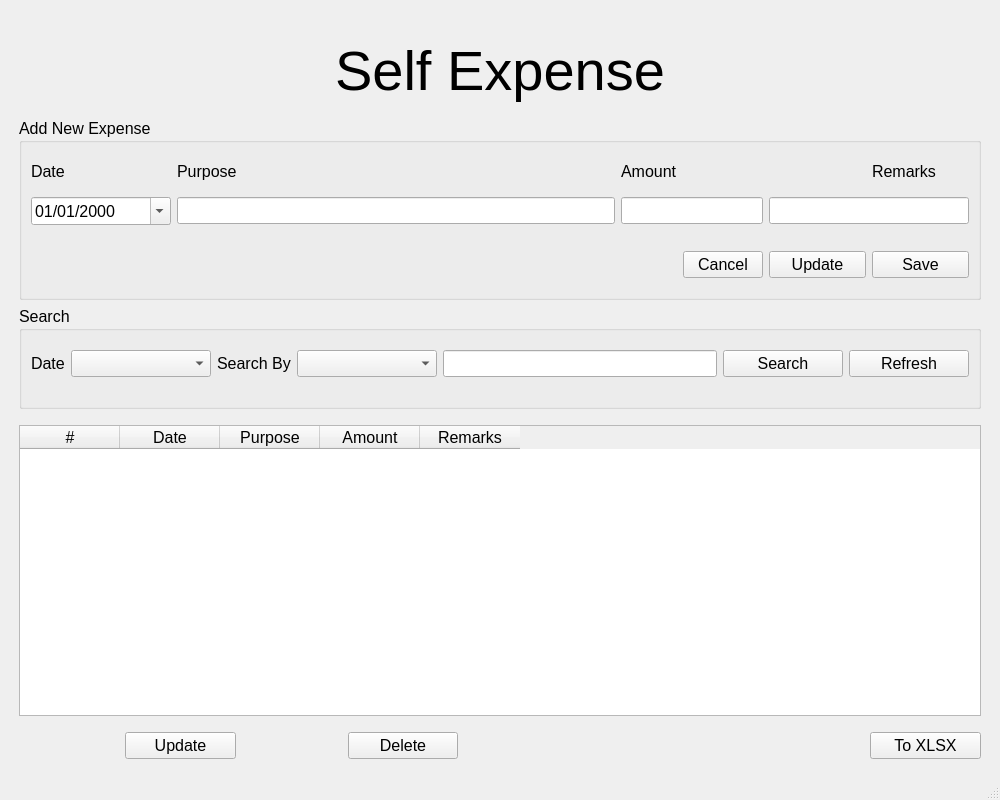
<?xml version="1.0" encoding="UTF-8"?>
<ui version="4.0">
 <class>MainWindow_self_expense</class>
 <widget class="QMainWindow" name="MainWindow_self_expense">
  <property name="geometry">
   <rect>
    <x>0</x>
    <y>0</y>
    <width>1000</width>
    <height>800</height>
   </rect>
  </property>
  <property name="windowTitle">
   <string>Self Expense</string>
  </property>
  <widget class="QWidget" name="centralwidget">
   <layout class="QGridLayout" name="gridLayout_3">
    <item row="0" column="0">
     <layout class="QGridLayout" name="gridLayout">
      <item row="9" column="7">
       <spacer name="horizontalSpacer_3">
        <property name="orientation">
         <enum>Qt::Horizontal</enum>
        </property>
        <property name="sizeType">
         <enum>QSizePolicy::Fixed</enum>
        </property>
        <property name="sizeHint" stdset="0">
         <size>
          <width>10</width>
          <height>20</height>
         </size>
        </property>
       </spacer>
      </item>
      <item row="9" column="3">
       <spacer name="horizontalSpacer_8">
        <property name="orientation">
         <enum>Qt::Horizontal</enum>
        </property>
        <property name="sizeType">
         <enum>QSizePolicy::Fixed</enum>
        </property>
        <property name="sizeHint" stdset="0">
         <size>
          <width>100</width>
          <height>20</height>
         </size>
        </property>
       </spacer>
      </item>
      <item row="9" column="6">
       <widget class="QPushButton" name="pushButton_xlsx">
        <property name="font">
         <font>
          <pointsize>12</pointsize>
         </font>
        </property>
        <property name="text">
         <string>To XLSX</string>
        </property>
       </widget>
      </item>
      <item row="9" column="1">
       <spacer name="horizontalSpacer_12">
        <property name="orientation">
         <enum>Qt::Horizontal</enum>
        </property>
        <property name="sizeType">
         <enum>QSizePolicy::Fixed</enum>
        </property>
        <property name="sizeHint" stdset="0">
         <size>
          <width>100</width>
          <height>20</height>
         </size>
        </property>
       </spacer>
      </item>
      <item row="9" column="2">
       <widget class="QPushButton" name="pushButton_update_2">
        <property name="font">
         <font>
          <pointsize>12</pointsize>
         </font>
        </property>
        <property name="text">
         <string>Update</string>
        </property>
       </widget>
      </item>
      <item row="8" column="2">
       <spacer name="verticalSpacer_10">
        <property name="orientation">
         <enum>Qt::Vertical</enum>
        </property>
        <property name="sizeType">
         <enum>QSizePolicy::Fixed</enum>
        </property>
        <property name="sizeHint" stdset="0">
         <size>
          <width>20</width>
          <height>10</height>
         </size>
        </property>
       </spacer>
      </item>
      <item row="9" column="5">
       <spacer name="horizontalSpacer_9">
        <property name="orientation">
         <enum>Qt::Horizontal</enum>
        </property>
        <property name="sizeType">
         <enum>QSizePolicy::Fixed</enum>
        </property>
        <property name="sizeHint" stdset="0">
         <size>
          <width>400</width>
          <height>20</height>
         </size>
        </property>
       </spacer>
      </item>
      <item row="3" column="2">
       <spacer name="verticalSpacer_2">
        <property name="orientation">
         <enum>Qt::Vertical</enum>
        </property>
        <property name="sizeType">
         <enum>QSizePolicy::Fixed</enum>
        </property>
        <property name="sizeHint" stdset="0">
         <size>
          <width>20</width>
          <height>10</height>
         </size>
        </property>
       </spacer>
      </item>
      <item row="0" column="2">
       <spacer name="verticalSpacer">
        <property name="orientation">
         <enum>Qt::Vertical</enum>
        </property>
        <property name="sizeType">
         <enum>QSizePolicy::Fixed</enum>
        </property>
        <property name="sizeHint" stdset="0">
         <size>
          <width>20</width>
          <height>10</height>
         </size>
        </property>
       </spacer>
      </item>
      <item row="1" column="0">
       <spacer name="horizontalSpacer_2">
        <property name="orientation">
         <enum>Qt::Horizontal</enum>
        </property>
        <property name="sizeType">
         <enum>QSizePolicy::Fixed</enum>
        </property>
        <property name="sizeHint" stdset="0">
         <size>
          <width>10</width>
          <height>20</height>
         </size>
        </property>
       </spacer>
      </item>
      <item row="9" column="4">
       <widget class="QPushButton" name="pushButton_delete">
        <property name="font">
         <font>
          <pointsize>12</pointsize>
         </font>
        </property>
        <property name="text">
         <string>Delete</string>
        </property>
       </widget>
      </item>
      <item row="6" column="2">
       <spacer name="verticalSpacer_7">
        <property name="orientation">
         <enum>Qt::Vertical</enum>
        </property>
        <property name="sizeType">
         <enum>QSizePolicy::Fixed</enum>
        </property>
        <property name="sizeHint" stdset="0">
         <size>
          <width>20</width>
          <height>10</height>
         </size>
        </property>
       </spacer>
      </item>
      <item row="10" column="2">
       <spacer name="verticalSpacer_11">
        <property name="orientation">
         <enum>Qt::Vertical</enum>
        </property>
        <property name="sizeType">
         <enum>QSizePolicy::Fixed</enum>
        </property>
        <property name="sizeHint" stdset="0">
         <size>
          <width>20</width>
          <height>10</height>
         </size>
        </property>
       </spacer>
      </item>
      <item row="2" column="1" colspan="6">
       <widget class="QLabel" name="label">
        <property name="font">
         <font>
          <pointsize>42</pointsize>
         </font>
        </property>
        <property name="text">
         <string>Self Expense</string>
        </property>
        <property name="alignment">
         <set>Qt::AlignCenter</set>
        </property>
       </widget>
      </item>
      <item row="4" column="1" colspan="6">
       <widget class="QGroupBox" name="groupBox">
        <property name="font">
         <font>
          <pointsize>12</pointsize>
         </font>
        </property>
        <property name="title">
         <string>Add New Expense</string>
        </property>
        <layout class="QGridLayout" name="gridLayout_2">
         <item row="1" column="0">
          <widget class="QLabel" name="label_2">
           <property name="font">
            <font>
             <pointsize>12</pointsize>
            </font>
           </property>
           <property name="text">
            <string>Date</string>
           </property>
          </widget>
         </item>
         <item row="4" column="0">
          <spacer name="horizontalSpacer_4">
           <property name="orientation">
            <enum>Qt::Horizontal</enum>
           </property>
           <property name="sizeType">
            <enum>QSizePolicy::Fixed</enum>
           </property>
           <property name="sizeHint" stdset="0">
            <size>
             <width>140</width>
             <height>20</height>
            </size>
           </property>
          </spacer>
         </item>
         <item row="5" column="6">
          <widget class="QPushButton" name="pushButton_save">
           <property name="font">
            <font>
             <pointsize>12</pointsize>
            </font>
           </property>
           <property name="text">
            <string>Save</string>
           </property>
          </widget>
         </item>
         <item row="2" column="1">
          <spacer name="verticalSpacer_4">
           <property name="orientation">
            <enum>Qt::Vertical</enum>
           </property>
           <property name="sizeType">
            <enum>QSizePolicy::Fixed</enum>
           </property>
           <property name="sizeHint" stdset="0">
            <size>
             <width>20</width>
             <height>10</height>
            </size>
           </property>
          </spacer>
         </item>
         <item row="3" column="5" colspan="2">
          <widget class="QLineEdit" name="lineEdit_remarks">
           <property name="font">
            <font>
             <pointsize>12</pointsize>
            </font>
           </property>
          </widget>
         </item>
         <item row="4" column="3">
          <spacer name="verticalSpacer_6">
           <property name="orientation">
            <enum>Qt::Vertical</enum>
           </property>
           <property name="sizeType">
            <enum>QSizePolicy::Fixed</enum>
           </property>
           <property name="sizeHint" stdset="0">
            <size>
             <width>20</width>
             <height>10</height>
            </size>
           </property>
          </spacer>
         </item>
         <item row="0" column="1">
          <spacer name="verticalSpacer_3">
           <property name="orientation">
            <enum>Qt::Vertical</enum>
           </property>
           <property name="sizeType">
            <enum>QSizePolicy::Fixed</enum>
           </property>
           <property name="sizeHint" stdset="0">
            <size>
             <width>20</width>
             <height>10</height>
            </size>
           </property>
          </spacer>
         </item>
         <item row="1" column="6">
          <widget class="QLabel" name="label_5">
           <property name="font">
            <font>
             <pointsize>12</pointsize>
            </font>
           </property>
           <property name="text">
            <string>Remarks</string>
           </property>
          </widget>
         </item>
         <item row="3" column="1" colspan="2">
          <widget class="QLineEdit" name="lineEdit_purpose">
           <property name="font">
            <font>
             <pointsize>12</pointsize>
            </font>
           </property>
          </widget>
         </item>
         <item row="1" column="3" colspan="2">
          <widget class="QLabel" name="label_4">
           <property name="font">
            <font>
             <pointsize>12</pointsize>
            </font>
           </property>
           <property name="text">
            <string>Amount</string>
           </property>
          </widget>
         </item>
         <item row="3" column="3" colspan="2">
          <widget class="QLineEdit" name="lineEdit_amount">
           <property name="font">
            <font>
             <pointsize>12</pointsize>
            </font>
           </property>
          </widget>
         </item>
         <item row="1" column="1" colspan="2">
          <widget class="QLabel" name="label_3">
           <property name="font">
            <font>
             <pointsize>12</pointsize>
            </font>
           </property>
           <property name="text">
            <string>Purpose</string>
           </property>
          </widget>
         </item>
         <item row="6" column="1">
          <spacer name="verticalSpacer_9">
           <property name="orientation">
            <enum>Qt::Vertical</enum>
           </property>
           <property name="sizeType">
            <enum>QSizePolicy::Fixed</enum>
           </property>
           <property name="sizeHint" stdset="0">
            <size>
             <width>20</width>
             <height>10</height>
            </size>
           </property>
          </spacer>
         </item>
         <item row="3" column="0">
          <widget class="QDateEdit" name="dateEdit_add">
           <property name="font">
            <font>
             <pointsize>12</pointsize>
            </font>
           </property>
           <property name="displayFormat">
            <string>dd/MM/yyyy</string>
           </property>
           <property name="calendarPopup">
            <bool>true</bool>
           </property>
          </widget>
         </item>
         <item row="4" column="1">
          <spacer name="horizontalSpacer_5">
           <property name="orientation">
            <enum>Qt::Horizontal</enum>
           </property>
           <property name="sizeType">
            <enum>QSizePolicy::Fixed</enum>
           </property>
           <property name="sizeHint" stdset="0">
            <size>
             <width>400</width>
             <height>20</height>
            </size>
           </property>
          </spacer>
         </item>
         <item row="5" column="5">
          <widget class="QPushButton" name="pushButton_update">
           <property name="font">
            <font>
             <pointsize>12</pointsize>
            </font>
           </property>
           <property name="text">
            <string>Update</string>
           </property>
          </widget>
         </item>
         <item row="4" column="5" colspan="2">
          <spacer name="horizontalSpacer_7">
           <property name="orientation">
            <enum>Qt::Horizontal</enum>
           </property>
           <property name="sizeType">
            <enum>QSizePolicy::Fixed</enum>
           </property>
           <property name="sizeHint" stdset="0">
            <size>
             <width>200</width>
             <height>20</height>
            </size>
           </property>
          </spacer>
         </item>
         <item row="5" column="4">
          <widget class="QPushButton" name="pushButton_cancel">
           <property name="font">
            <font>
             <pointsize>12</pointsize>
            </font>
           </property>
           <property name="text">
            <string>Cancel</string>
           </property>
          </widget>
         </item>
        </layout>
       </widget>
      </item>
      <item row="5" column="1" colspan="6">
       <widget class="QGroupBox" name="groupBox_2">
        <property name="font">
         <font>
          <pointsize>12</pointsize>
         </font>
        </property>
        <property name="title">
         <string>Search</string>
        </property>
        <layout class="QGridLayout" name="gridLayout_4">
         <item row="1" column="0">
          <widget class="QLabel" name="label_6">
           <property name="font">
            <font>
             <pointsize>12</pointsize>
            </font>
           </property>
           <property name="text">
            <string>Date</string>
           </property>
          </widget>
         </item>
         <item row="1" column="5">
          <widget class="QPushButton" name="pushButton_search">
           <property name="sizePolicy">
            <sizepolicy hsizetype="Preferred" vsizetype="Fixed">
             <horstretch>0</horstretch>
             <verstretch>0</verstretch>
            </sizepolicy>
           </property>
           <property name="font">
            <font>
             <pointsize>12</pointsize>
            </font>
           </property>
           <property name="text">
            <string>Search</string>
           </property>
          </widget>
         </item>
         <item row="0" column="1">
          <spacer name="verticalSpacer_12">
           <property name="orientation">
            <enum>Qt::Vertical</enum>
           </property>
           <property name="sizeType">
            <enum>QSizePolicy::Fixed</enum>
           </property>
           <property name="sizeHint" stdset="0">
            <size>
             <width>20</width>
             <height>10</height>
            </size>
           </property>
          </spacer>
         </item>
         <item row="1" column="3">
          <widget class="QComboBox" name="comboBox_search_by">
           <property name="font">
            <font>
             <pointsize>12</pointsize>
            </font>
           </property>
          </widget>
         </item>
         <item row="1" column="6">
          <widget class="QPushButton" name="pushButton_refresh">
           <property name="sizePolicy">
            <sizepolicy hsizetype="Preferred" vsizetype="Fixed">
             <horstretch>0</horstretch>
             <verstretch>0</verstretch>
            </sizepolicy>
           </property>
           <property name="font">
            <font>
             <pointsize>12</pointsize>
            </font>
           </property>
           <property name="text">
            <string>Refresh</string>
           </property>
          </widget>
         </item>
         <item row="1" column="1">
          <widget class="QComboBox" name="comboBox_date_search">
           <property name="font">
            <font>
             <pointsize>12</pointsize>
            </font>
           </property>
          </widget>
         </item>
         <item row="1" column="4">
          <widget class="QLineEdit" name="lineEdit_search">
           <property name="font">
            <font>
             <pointsize>12</pointsize>
            </font>
           </property>
          </widget>
         </item>
         <item row="1" column="2">
          <widget class="QLabel" name="label_7">
           <property name="font">
            <font>
             <pointsize>12</pointsize>
            </font>
           </property>
           <property name="text">
            <string>Search By</string>
           </property>
          </widget>
         </item>
         <item row="2" column="0">
          <spacer name="verticalSpacer_14">
           <property name="orientation">
            <enum>Qt::Vertical</enum>
           </property>
           <property name="sizeType">
            <enum>QSizePolicy::Fixed</enum>
           </property>
           <property name="sizeHint" stdset="0">
            <size>
             <width>20</width>
             <height>10</height>
            </size>
           </property>
          </spacer>
         </item>
         <item row="2" column="1">
          <spacer name="horizontalSpacer_6">
           <property name="orientation">
            <enum>Qt::Horizontal</enum>
           </property>
           <property name="sizeType">
            <enum>QSizePolicy::Fixed</enum>
           </property>
           <property name="sizeHint" stdset="0">
            <size>
             <width>140</width>
             <height>20</height>
            </size>
           </property>
          </spacer>
         </item>
         <item row="2" column="3">
          <spacer name="horizontalSpacer_10">
           <property name="orientation">
            <enum>Qt::Horizontal</enum>
           </property>
           <property name="sizeType">
            <enum>QSizePolicy::Fixed</enum>
           </property>
           <property name="sizeHint" stdset="0">
            <size>
             <width>140</width>
             <height>20</height>
            </size>
           </property>
          </spacer>
         </item>
         <item row="2" column="5">
          <spacer name="horizontalSpacer_11">
           <property name="orientation">
            <enum>Qt::Horizontal</enum>
           </property>
           <property name="sizeType">
            <enum>QSizePolicy::Fixed</enum>
           </property>
           <property name="sizeHint" stdset="0">
            <size>
             <width>120</width>
             <height>20</height>
            </size>
           </property>
          </spacer>
         </item>
         <item row="2" column="6">
          <spacer name="horizontalSpacer_13">
           <property name="orientation">
            <enum>Qt::Horizontal</enum>
           </property>
           <property name="sizeType">
            <enum>QSizePolicy::Fixed</enum>
           </property>
           <property name="sizeHint" stdset="0">
            <size>
             <width>120</width>
             <height>20</height>
            </size>
           </property>
          </spacer>
         </item>
        </layout>
       </widget>
      </item>
      <item row="7" column="1" colspan="6">
       <widget class="QTableWidget" name="tableWidget">
        <property name="font">
         <font>
          <pointsize>12</pointsize>
         </font>
        </property>
        <column>
         <property name="text">
          <string>#</string>
         </property>
         <property name="font">
          <font>
           <pointsize>12</pointsize>
          </font>
         </property>
        </column>
        <column>
         <property name="text">
          <string>Date</string>
         </property>
         <property name="font">
          <font>
           <pointsize>12</pointsize>
          </font>
         </property>
        </column>
        <column>
         <property name="text">
          <string>Purpose</string>
         </property>
         <property name="font">
          <font>
           <pointsize>12</pointsize>
          </font>
         </property>
        </column>
        <column>
         <property name="text">
          <string>Amount</string>
         </property>
         <property name="font">
          <font>
           <pointsize>12</pointsize>
          </font>
         </property>
        </column>
        <column>
         <property name="text">
          <string>Remarks</string>
         </property>
         <property name="font">
          <font>
           <pointsize>12</pointsize>
          </font>
         </property>
        </column>
       </widget>
      </item>
     </layout>
    </item>
   </layout>
  </widget>
  <widget class="QStatusBar" name="statusbar"/>
 </widget>
 <tabstops>
  <tabstop>dateEdit_add</tabstop>
  <tabstop>lineEdit_purpose</tabstop>
  <tabstop>lineEdit_amount</tabstop>
  <tabstop>lineEdit_remarks</tabstop>
  <tabstop>pushButton_cancel</tabstop>
  <tabstop>pushButton_update</tabstop>
  <tabstop>pushButton_save</tabstop>
  <tabstop>comboBox_date_search</tabstop>
  <tabstop>comboBox_search_by</tabstop>
  <tabstop>lineEdit_search</tabstop>
  <tabstop>pushButton_search</tabstop>
  <tabstop>pushButton_refresh</tabstop>
  <tabstop>tableWidget</tabstop>
  <tabstop>pushButton_update_2</tabstop>
  <tabstop>pushButton_delete</tabstop>
  <tabstop>pushButton_xlsx</tabstop>
 </tabstops>
 <resources/>
 <connections/>
</ui>
